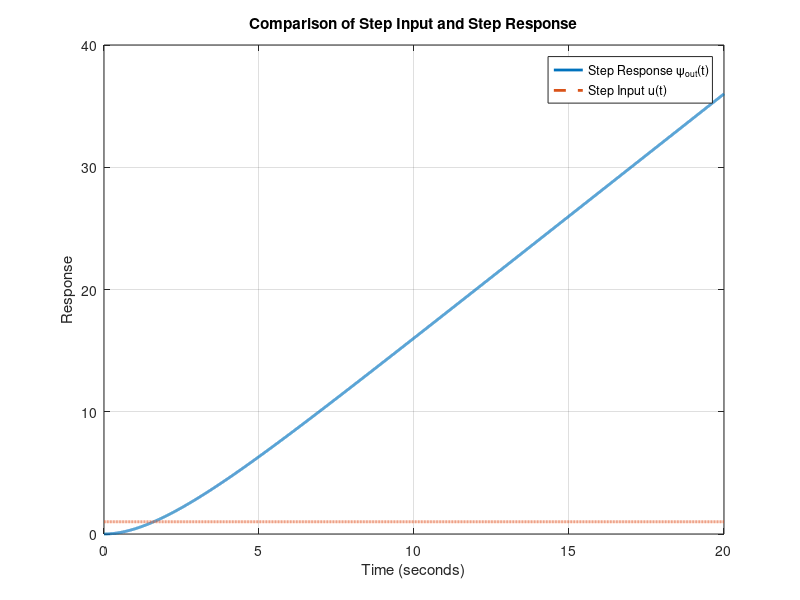

The MATLAB source for this figure:
%% EGB242 Assignment 2, Section 2 %%
% This file is a template for your MATLAB solution to Section 2.
%
% Before starting to write code, generate your data with the ??? as
% described in the assignment task.

%% Initialise workspace
clear all; close all;

% Begin writing your MATLAB solution below this line.

% Constants
alpha = 0.5;
t = linspace(0, 20, 10000); % Time vector from 0 to 20 seconds with 10^4 samples

% Step Response Calculation
psi_out = -4 + 2 * t + 4 * exp(-0.5 * t);

% Step Input (unit step)
step_input = ones(size(t));

% Plotting the step input and step response
figure;
plot(t, psi_out, 'LineWidth', 2);
hold on;
plot(t, step_input, '--', 'LineWidth', 2);
title('Comparison of Step Input and Step Response');
xlabel('Time (seconds)');
ylabel('Response');
legend('Step Response \psi_{out}(t)', 'Step Input u(t)');
grid on;
